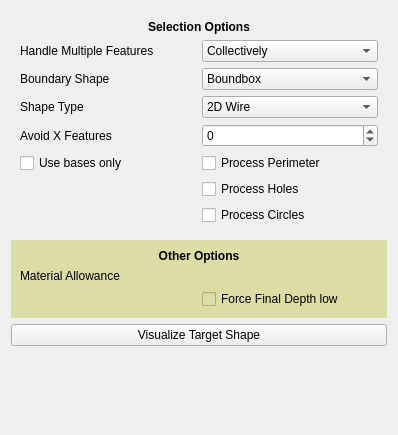
<?xml version="1.0" encoding="UTF-8"?>
<ui version="4.0">
 <class>Form</class>
 <widget class="QWidget" name="Form">
  <property name="geometry">
   <rect>
    <x>0</x>
    <y>0</y>
    <width>398</width>
    <height>435</height>
   </rect>
  </property>
  <property name="windowTitle">
   <string>Form</string>
  </property>
  <layout class="QGridLayout" name="gridLayout_4">
   <item row="1" column="0">
    <widget class="QWidget" name="selectionOptions" native="true">
     <layout class="QGridLayout" name="gridLayout_5">
      <item row="1" column="1">
       <widget class="QComboBox" name="handleMultipleFeatures">
        <item>
         <property name="text">
          <string>Collectively</string>
         </property>
        </item>
        <item>
         <property name="text">
          <string>Individually</string>
         </property>
        </item>
       </widget>
      </item>
      <item row="7" column="1">
       <widget class="QCheckBox" name="processCircles">
        <property name="text">
         <string>Process Circles</string>
        </property>
        <property name="checked">
         <bool>false</bool>
        </property>
       </widget>
      </item>
      <item row="5" column="1">
       <widget class="QCheckBox" name="processPerimeter">
        <property name="text">
         <string>Process Perimeter</string>
        </property>
        <property name="checked">
         <bool>false</bool>
        </property>
       </widget>
      </item>
      <item row="5" column="0">
       <widget class="QCheckBox" name="useBasesOnly">
        <property name="text">
         <string>Use bases only</string>
        </property>
       </widget>
      </item>
      <item row="3" column="1">
       <widget class="QComboBox" name="shapeType">
        <property name="toolTip">
         <string>&lt;html&gt;&lt;head/&gt;&lt;body&gt;&lt;p&gt;Select the shape type to be created as the Target Shape.&lt;/p&gt;&lt;/body&gt;&lt;/html&gt;</string>
        </property>
        <item>
         <property name="text">
          <string>2D Wire</string>
         </property>
        </item>
        <item>
         <property name="text">
          <string>2D Area</string>
         </property>
        </item>
        <item>
         <property name="text">
          <string>2D Extrusion</string>
         </property>
        </item>
        <item>
         <property name="text">
          <string>3D Volume</string>
         </property>
        </item>
       </widget>
      </item>
      <item row="1" column="0">
       <widget class="QLabel" name="handleMultipleFeatures_label">
        <property name="text">
         <string>Handle Multiple Features</string>
        </property>
       </widget>
      </item>
      <item row="2" column="0">
       <widget class="QLabel" name="boundaryShape_label">
        <property name="text">
         <string>Boundary Shape</string>
        </property>
       </widget>
      </item>
      <item row="2" column="1">
       <widget class="QComboBox" name="boundaryShape">
        <property name="toolTip">
         <string>&lt;html&gt;&lt;head/&gt;&lt;body&gt;&lt;p&gt;Specify if the facing should be restricted by the actual shape of the selected face (or the part if no face is selected), or if the bounding box should be faced off.&lt;/p&gt;&lt;p&gt;The latter can be used to face of the entire stock area to ensure uniform heights for the following operations.&lt;/p&gt;&lt;/body&gt;&lt;/html&gt;</string>
        </property>
        <item>
         <property name="text">
          <string>Boundbox</string>
         </property>
        </item>
        <item>
         <property name="text">
          <string>Face Region</string>
         </property>
        </item>
        <item>
         <property name="text">
          <string>Perimeter</string>
         </property>
        </item>
        <item>
         <property name="text">
          <string>Stock</string>
         </property>
        </item>
       </widget>
      </item>
      <item row="3" column="0">
       <widget class="QLabel" name="shapeType_label">
        <property name="text">
         <string>Shape Type</string>
        </property>
       </widget>
      </item>
      <item row="0" column="0" colspan="2">
       <widget class="QLabel" name="selectionOptions_label">
        <property name="font">
         <font>
          <weight>75</weight>
          <bold>true</bold>
         </font>
        </property>
        <property name="text">
         <string>Selection Options</string>
        </property>
        <property name="alignment">
         <set>Qt::AlignCenter</set>
        </property>
       </widget>
      </item>
      <item row="6" column="1">
       <widget class="QCheckBox" name="processHoles">
        <property name="text">
         <string>Process Holes</string>
        </property>
        <property name="checked">
         <bool>false</bool>
        </property>
       </widget>
      </item>
      <item row="4" column="1">
       <widget class="QSpinBox" name="avoidXFeatures">
        <property name="toolTip">
         <string>&lt;html&gt;&lt;head/&gt;&lt;body&gt;&lt;p&gt;The shape builder will avoid X number of features in the Base Geometry list.  Positive is from the top of the list, and negative is from the bottom.&lt;/p&gt;&lt;/body&gt;&lt;/html&gt;</string>
        </property>
        <property name="minimum">
         <number>-99999</number>
        </property>
        <property name="maximum">
         <number>99999</number>
        </property>
        <property name="singleStep">
         <number>1</number>
        </property>
       </widget>
      </item>
      <item row="4" column="0">
       <widget class="QLabel" name="avoidXFeatures_label">
        <property name="text">
         <string>Avoid X Features</string>
        </property>
       </widget>
      </item>
     </layout>
    </widget>
   </item>
   <item row="3" column="0">
    <widget class="QWidget" name="otherOptions" native="true">
     <property name="styleSheet">
      <string notr="true">background-color: rgb(220, 220, 165);</string>
     </property>
     <layout class="QGridLayout" name="gridLayout_2">
      <item row="1" column="0">
       <widget class="QLabel" name="materialAllowance_label">
        <property name="text">
         <string>Material Allowance</string>
        </property>
       </widget>
      </item>
      <item row="1" column="1">
       <widget class="Gui::QuantitySpinBox" name="materialAllowance">
        <property name="unit" stdset="0">
         <string notr="true"/>
        </property>
       </widget>
      </item>
      <item row="2" column="1">
       <widget class="QCheckBox" name="forceFinalDepthLow">
        <property name="text">
         <string>Force Final Depth low</string>
        </property>
       </widget>
      </item>
      <item row="0" column="0" colspan="2">
       <widget class="QLabel" name="otherOptions_label">
        <property name="font">
         <font>
          <weight>75</weight>
          <bold>true</bold>
         </font>
        </property>
        <property name="text">
         <string>Other Options</string>
        </property>
        <property name="alignment">
         <set>Qt::AlignCenter</set>
        </property>
       </widget>
      </item>
     </layout>
    </widget>
   </item>
   <item row="5" column="0">
    <spacer name="verticalSpacer">
     <property name="orientation">
      <enum>Qt::Vertical</enum>
     </property>
     <property name="sizeHint" stdset="0">
      <size>
       <width>20</width>
       <height>40</height>
      </size>
     </property>
    </spacer>
   </item>
   <item row="4" column="0">
    <widget class="QPushButton" name="visualizeTargetShape">
     <property name="text">
      <string>Visualize Target Shape</string>
     </property>
     <property name="checkable">
      <bool>true</bool>
     </property>
    </widget>
   </item>
  </layout>
 </widget>
 <customwidgets>
  <customwidget>
   <class>Gui::QuantitySpinBox</class>
   <extends>QWidget</extends>
   <header>Gui/QuantitySpinBox.h</header>
  </customwidget>
 </customwidgets>
 <tabstops>
  <tabstop>handleMultipleFeatures</tabstop>
  <tabstop>boundaryShape</tabstop>
 </tabstops>
 <resources/>
 <connections/>
</ui>
